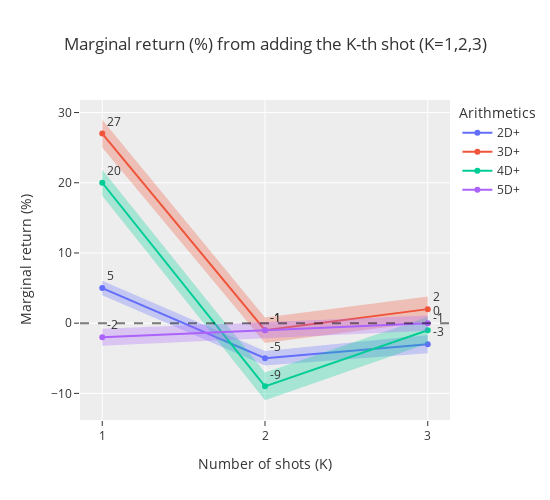
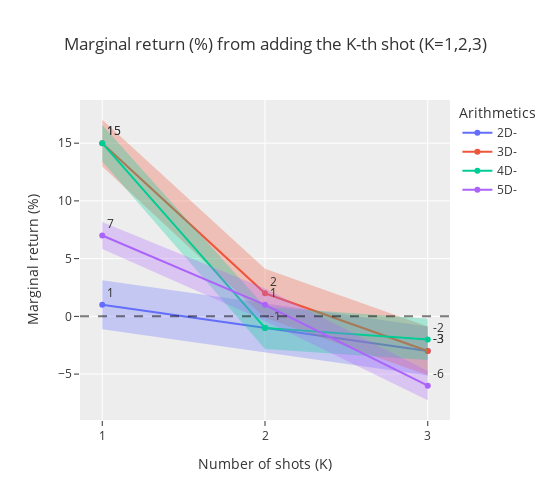

Notebook source saved alongside these figures, in order:
### Code cell
for mode, fig in figs.items():
    fig.show()

### Figure 1 — Plotly figure (JSON) as saved in the notebook; plotly's stock layout.template omitted (floating-point values rounded to 4 significant figures)
{"data": [{"fill": "toself", "fillcolor": "rgba(99,110,250,.3)", "hoverinfo": "skip", "legendgroup": "2D+", "line": {"color": "rgba(255,255,255,0)"}, "showlegend": false, "textposition": "top right", "type": "scatter", "x": [1, 2, 3, 3, 2, 1], "xaxis": "x", "y": [6.041, -3.959, -1.701, -4.299, -6.041, 3.959], "yaxis": "y"}, {"hovertemplate": "tag=2D+<br>n_shots=%{x}<br>n_correct=%{text}<extra></extra>", "legendgroup": "2D+", "line": {"color": "#636efa", "dash": "solid"}, "marker": {"symbol": "circle"}, "mode": "markers+text+lines", "name": "2D+", "orientation": "v", "showlegend": true, "text": [5, -5, -3], "textposition": "top right", "type": "scatter", "x": [1, 2, 3], "xaxis": "x", "y": [5, -5, -3], "yaxis": "y"}, {"fill": "toself", "fillcolor": "rgba(239,85,59,.3)", "hoverinfo": "skip", "legendgroup": "3D+", "line": {"color": "rgba(255,255,255,0)"}, "showlegend": false, "textposition": "top right", "type": "scatter", "x": [1, 2, 3, 3, 2, 1], "xaxis": "x", "y": [28.97, 0.8246, 3.811, 0.1885, -2.825, 25.03], "yaxis": "y"}, {"hovertemplate": "tag=3D+<br>n_shots=%{x}<br>n_correct=%{text}<extra></extra>", "legendgroup": "3D+", "line": {"color": "#EF553B", "dash": "solid"}, "marker": {"symbol": "circle"}, "mode": "markers+text+lines", "name": "3D+", "orientation": "v", "showlegend": true, "text": [27, -1, 2], "textposition": "top right", "type": "scatter", "x": [1, 2, 3], "xaxis": "x", "y": [27, -1, 2], "yaxis": "y"}, {"fill": "toself", "fillcolor": "rgba(0,204,150,.3)", "hoverinfo": "skip", "legendgroup": "4D+", "line": {"color": "rgba(255,255,255,0)"}, "showlegend": false, "textposition": "top right", "type": "scatter", "x": [1, 2, 3, 3, 2, 1], "xaxis": "x", "y": [21.84, -7.022, 0.8943, -2.894, -10.98, 18.16], "yaxis": "y"}, {"hovertemplate": "tag=4D+<br>n_shots=%{x}<br>n_correct=%{text}<extra></extra>", "legendgroup": "4D+", "line": {"color": "#00cc96", "dash": "solid"}, "marker": {"symbol": "circle"}, "mode": "markers+text+lines", "name": "4D+", "orientation": "v", "showlegend": true, "text": [20, -9, -1], "textposition": "top right", "type": "scatter", "x": [1, 2, 3], "xaxis": "x", "y": [20, -9, -1], "yaxis": "y"}, {"fill": "toself", "fillcolor": "rgba(171,99,250,.3)", "hoverinfo": "skip", "legendgroup": "5D+", "line": {"color": "rgba(255,255,255,0)"}, "showlegend": false, "textposition": "top right", "type": "scatter", "x": [1, 2, 3, 3, 2, 1], "xaxis": "x", "y": [-0.7866, 0.1173, 1.082, -1.082, -2.117, -3.213], "yaxis": "y"}, {"hovertemplate": "tag=5D+<br>n_shots=%{x}<br>n_correct=%{text}<extra></extra>", "legendgroup": "5D+", "line": {"color": "#ab63fa", "dash": "solid"}, "marker": {"symbol": "circle"}, "mode": "markers+text+lines", "name": "5D+", "orientation": "v", "showlegend": true, "text": [-2, -1, 0], "textposition": "top right", "type": "scatter", "x": [1, 2, 3], "xaxis": "x", "y": [-2, -1, 0], "yaxis": "y"}], "layout": {"height": 500, "hovermode": "x", "legend": {"title": {"text": "Arithmetics"}, "tracegroupgap": 0}, "shapes": [{"line": {"color": "black", "dash": "dash", "width": 2}, "opacity": 0.5, "type": "line", "x0": 0, "x1": 1, "xref": "x domain", "y0": 0, "y1": 0, "yref": "y"}], "title": {"text": "Marginal return (%) from adding the K-th shot (K=1,2,3)"}, "width": 550, "xaxis": {"anchor": "y", "domain": [0, 1], "dtick": 1, "tick0": 1, "tickmode": "linear", "title": {"text": "Number of shots (K)"}}, "yaxis": {"anchor": "x", "domain": [0, 1], "title": {"text": "Marginal return (%)"}}}}

### Figure 2 — Plotly figure (JSON) as saved in the notebook; plotly's stock layout.template omitted (floating-point values rounded to 4 significant figures)
{"data": [{"fill": "toself", "fillcolor": "rgba(99,110,250,.3)", "hoverinfo": "skip", "legendgroup": "2D-", "line": {"color": "rgba(255,255,255,0)"}, "showlegend": false, "textposition": "top right", "type": "scatter", "x": [1, 2, 3, 3, 2, 1], "xaxis": "x", "y": [3.12, 1.12, -0.8848, -5.115, -3.12, -1.12], "yaxis": "y"}, {"hovertemplate": "tag=2D-<br>n_shots=%{x}<br>n_correct=%{text}<extra></extra>", "legendgroup": "2D-", "line": {"color": "#636efa", "dash": "solid"}, "marker": {"symbol": "circle"}, "mode": "markers+text+lines", "name": "2D-", "orientation": "v", "showlegend": true, "text": [1, -1, -3], "textposition": "top right", "type": "scatter", "x": [1, 2, 3], "xaxis": "x", "y": [1, -1, -3], "yaxis": "y"}, {"fill": "toself", "fillcolor": "rgba(239,85,59,.3)", "hoverinfo": "skip", "legendgroup": "3D-", "line": {"color": "rgba(255,255,255,0)"}, "showlegend": false, "textposition": "top right", "type": "scatter", "x": [1, 2, 3, 3, 2, 1], "xaxis": "x", "y": [17.03, 4.114, -0.8882, -5.112, -0.1141, 12.97], "yaxis": "y"}, {"hovertemplate": "tag=3D-<br>n_shots=%{x}<br>n_correct=%{text}<extra></extra>", "legendgroup": "3D-", "line": {"color": "#EF553B", "dash": "solid"}, "marker": {"symbol": "circle"}, "mode": "markers+text+lines", "name": "3D-", "orientation": "v", "showlegend": true, "text": [15, 2, -3], "textposition": "top right", "type": "scatter", "x": [1, 2, 3], "xaxis": "x", "y": [15, 2, -3], "yaxis": "y"}, {"fill": "toself", "fillcolor": "rgba(0,204,150,.3)", "hoverinfo": "skip", "legendgroup": "4D-", "line": {"color": "rgba(255,255,255,0)"}, "showlegend": false, "textposition": "top right", "type": "scatter", "x": [1, 2, 3, 3, 2, 1], "xaxis": "x", "y": [16.58, 0.8246, -0.2151, -3.785, -2.825, 13.42], "yaxis": "y"}, {"hovertemplate": "tag=4D-<br>n_shots=%{x}<br>n_correct=%{text}<extra></extra>", "legendgroup": "4D-", "line": {"color": "#00cc96", "dash": "solid"}, "marker": {"symbol": "circle"}, "mode": "markers+text+lines", "name": "4D-", "orientation": "v", "showlegend": true, "text": [15, -1, -2], "textposition": "top right", "type": "scatter", "x": [1, 2, 3], "xaxis": "x", "y": [15, -1, -2], "yaxis": "y"}, {"fill": "toself", "fillcolor": "rgba(171,99,250,.3)", "hoverinfo": "skip", "legendgroup": "5D-", "line": {"color": "rgba(255,255,255,0)"}, "showlegend": false, "textposition": "top right", "type": "scatter", "x": [1, 2, 3, 3, 2, 1], "xaxis": "x", "y": [8.174, 2.403, -4.734, -7.266, -0.403, 5.826], "yaxis": "y"}, {"hovertemplate": "tag=5D-<br>n_shots=%{x}<br>n_correct=%{text}<extra></extra>", "legendgroup": "5D-", "line": {"color": "#ab63fa", "dash": "solid"}, "marker": {"symbol": "circle"}, "mode": "markers+text+lines", "name": "5D-", "orientation": "v", "showlegend": true, "text": [7, 1, -6], "textposition": "top right", "type": "scatter", "x": [1, 2, 3], "xaxis": "x", "y": [7, 1, -6], "yaxis": "y"}], "layout": {"height": 500, "hovermode": "x", "legend": {"title": {"text": "Arithmetics"}, "tracegroupgap": 0}, "shapes": [{"line": {"color": "black", "dash": "dash", "width": 2}, "opacity": 0.5, "type": "line", "x0": 0, "x1": 1, "xref": "x domain", "y0": 0, "y1": 0, "yref": "y"}], "title": {"text": "Marginal return (%) from adding the K-th shot (K=1,2,3)"}, "width": 550, "xaxis": {"anchor": "y", "domain": [0, 1], "dtick": 1, "tick0": 1, "tickmode": "linear", "title": {"text": "Number of shots (K)"}}, "yaxis": {"anchor": "x", "domain": [0, 1], "title": {"text": "Marginal return (%)"}}}}
